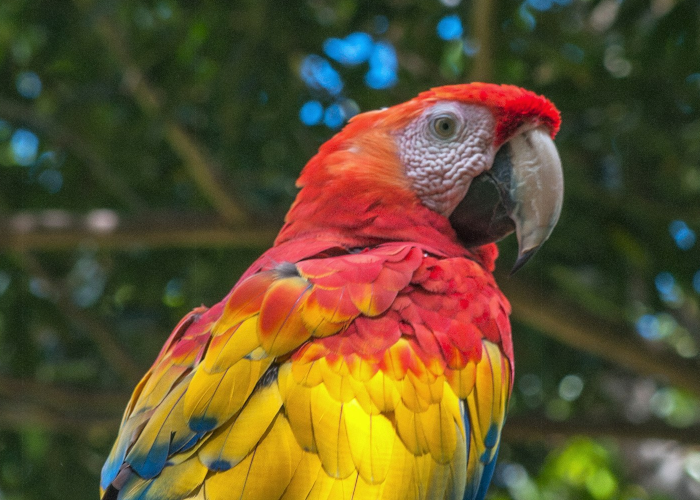
#> input picture cs-2/01-image-processing/rotated/bird.png, 700 x 500 px, found by its file name
$ python problem.py
#> lines starting #> are read from the running program, lines starting #| are printed output that depends on the picture
# Scale an image to be twice as big

from PIL import Image

# Load input image
im = Image.open("bird.png")
#> im is the input picture: PIL image 700x500 RGB; mean R, G, B 96.4, 80.7, 46.3

scale = 2
scaledWidth = round(im.width * scale)
#> scaledWidth = 1400
scaledHeight = round(im.height * scale)
#> scaledHeight = 1000

# Make blank output image with the scaled width and height
output = Image.new(im.mode, (scaledWidth, scaledHeight))
#> output: PIL image 1400x1000 RGB; every value is 0

# ------------------------------------------------------------
# This code copies over the pixels in their original positions
# You will need to modify it

for y in range(im.height):
    for x in range(im.width):
        (r, g, b) = im.getpixel((x, y))
        output.putpixel((x, y), (r, g, b))
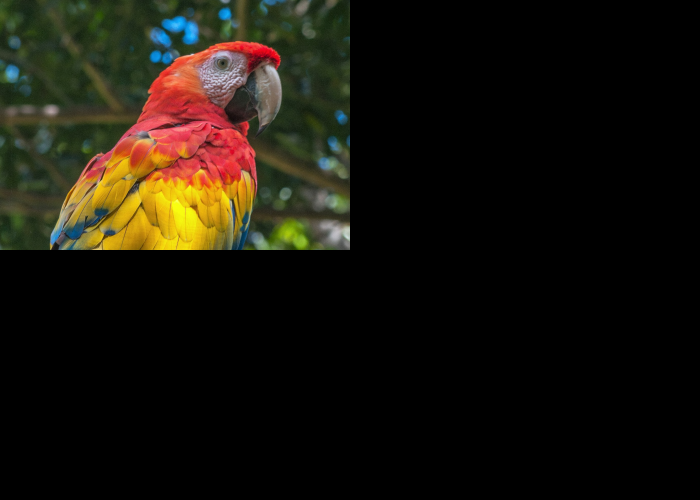
#> output: PIL image 1400x1000 RGB (shown at 1/2 size); mean R, G, B 24.1, 20.2, 11.6

# ------------------------------------------------------------

# Save output image
output.save("scaled.png")
